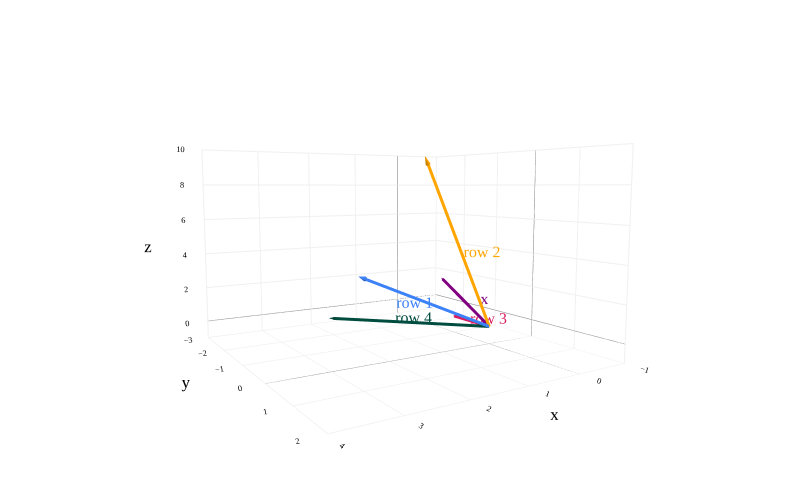

Source (notebook cell):
### Code cell
from utils import plot_vectors

plot_vectors([((3, 1, 4), '#3d81f6', 'row 1'), 
              ((2, 1, 9), 'orange', 'row 2'), 
              ((0, -1, 0), '#d81b60', 'row 3'),
              ((2, -2, 0), '#004d40', 'row 4'),
              ((1, 0, 3), 'purple', r'x')],
              vdeltax=0.8, vdeltay=0.8)

### Figure 1 — Plotly figure (JSON) as saved in the notebook; plotly's stock layout.template omitted (floating-point values rounded to 4 significant figures)
{"data": [{"hovertemplate": "(%{x}, %{y}, %{z})<extra></extra>", "line": {"color": "#3d81f6", "width": 6}, "mode": "lines", "showlegend": false, "type": "scatter3d", "x": [0, 3], "y": [0, 1], "z": [0, 4]}, {"colorscale": [[0, "#3d81f6"], [1, "#3d81f6"]], "hoverinfo": "skip", "showlegend": false, "showscale": false, "sizemode": "raw", "sizeref": 0.4, "type": "cone", "u": [0.3], "v": [0.1], "w": [0.4], "x": [3], "y": [1], "z": [4]}, {"hoverinfo": "skip", "mode": "text", "showlegend": false, "text": ["row 1"], "textfont": {"color": "#3d81f6", "family": "Palatino", "size": 16}, "textposition": "middle center", "type": "scatter3d", "x": [1.626], "y": [0.1205], "z": [2]}, {"hovertemplate": "(%{x}, %{y}, %{z})<extra></extra>", "line": {"color": "orange", "width": 6}, "mode": "lines", "showlegend": false, "type": "scatter3d", "x": [0, 2], "y": [0, 1], "z": [0, 9]}, {"colorscale": [[0, "orange"], [1, "orange"]], "hoverinfo": "skip", "showlegend": false, "showscale": false, "sizemode": "raw", "sizeref": 0.4, "type": "cone", "u": [0.2], "v": [0.1], "w": [0.9], "x": [2], "y": [1], "z": [9]}, {"hoverinfo": "skip", "mode": "text", "showlegend": false, "text": ["row 2"], "textfont": {"color": "orange", "family": "Palatino", "size": 16}, "textposition": "middle center", "type": "scatter3d", "x": [0.6095], "y": [0.5], "z": [4.533]}, {"hovertemplate": "(%{x}, %{y}, %{z})<extra></extra>", "line": {"color": "#d81b60", "width": 6}, "mode": "lines", "showlegend": false, "type": "scatter3d", "x": [0, 0], "y": [0, -1], "z": [0, 0]}, {"colorscale": [[0, "#d81b60"], [1, "#d81b60"]], "hoverinfo": "skip", "showlegend": false, "showscale": false, "sizemode": "raw", "sizeref": 0.4, "type": "cone", "u": [0], "v": [-0.1], "w": [0], "x": [0], "y": [-1], "z": [0]}, {"hoverinfo": "skip", "mode": "text", "showlegend": false, "text": ["row 3"], "textfont": {"color": "#d81b60", "family": "Palatino", "size": 16}, "textposition": "middle center", "type": "scatter3d", "x": [-0.4], "y": [-0.5], "z": [0]}, {"hovertemplate": "(%{x}, %{y}, %{z})<extra></extra>", "line": {"color": "#004d40", "width": 6}, "mode": "lines", "showlegend": false, "type": "scatter3d", "x": [0, 2], "y": [0, -2], "z": [0, 0]}, {"colorscale": [[0, "#004d40"], [1, "#004d40"]], "hoverinfo": "skip", "showlegend": false, "showscale": false, "sizemode": "raw", "sizeref": 0.4, "type": "cone", "u": [0.2], "v": [-0.2], "w": [0], "x": [2], "y": [-2], "z": [0]}, {"hoverinfo": "skip", "mode": "text", "showlegend": false, "text": ["row 4"], "textfont": {"color": "#004d40", "family": "Palatino", "size": 16}, "textposition": "middle center", "type": "scatter3d", "x": [0.7172], "y": [-1.283], "z": [0]}, {"hovertemplate": "(%{x}, %{y}, %{z})<extra></extra>", "line": {"color": "purple", "width": 6}, "mode": "lines", "showlegend": false, "type": "scatter3d", "x": [0, 1], "y": [0, 0], "z": [0, 3]}, {"colorscale": [[0, "purple"], [1, "purple"]], "hoverinfo": "skip", "showlegend": false, "showscale": false, "sizemode": "raw", "sizeref": 0.4, "type": "cone", "u": [0.1], "v": [0], "w": [0.3], "x": [1], "y": [0], "z": [3]}, {"hoverinfo": "skip", "mode": "text", "showlegend": false, "text": ["x"], "textfont": {"color": "purple", "family": "Palatino", "size": 16}, "textposition": "middle center", "type": "scatter3d", "x": [0.1205], "y": [0], "z": [1.547]}], "layout": {"font": {"color": "black", "family": "Palatino", "size": 14}, "height": 500, "margin": {"b": 0, "l": 0, "r": 0, "t": 0}, "paper_bgcolor": "white", "plot_bgcolor": "white", "scene": {"aspectratio": {"x": 1.2, "y": 1.2, "z": 0.8}, "bgcolor": "white", "camera": {"eye": {"x": 1.25, "y": 2, "z": 0.25}}, "xaxis": {"backgroundcolor": "white", "gridcolor": "#f0f0f0", "range": [-1, 4], "showbackground": true, "tickfont": {"size": 10}, "title": {"text": "x"}, "zerolinecolor": "gray"}, "yaxis": {"backgroundcolor": "white", "gridcolor": "#f0f0f0", "range": [-3, 2], "showbackground": true, "tickfont": {"size": 10}, "title": {"text": "y"}, "zerolinecolor": "gray"}, "zaxis": {"backgroundcolor": "white", "gridcolor": "#f0f0f0", "range": [-1, 10], "showbackground": true, "tickfont": {"size": 10}, "title": {"text": "z"}, "zerolinecolor": "gray"}}, "width": 800}}
